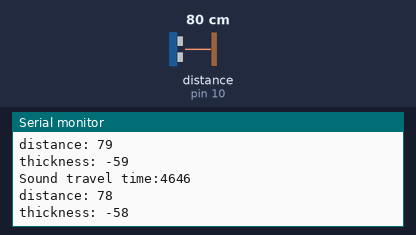
This sketch was run on a simulated Arduino Uno, built with avr-gcc and run on an emulated ATmega328P. On the bench: the last lines printed to the serial monitor. Wiring (inferred from the names in the program): ultrasonic range finder: trigger pin 9; echo pin 10. The inputs (shaded band) are chosen by the test bench; at power-on: distance to the obstacle (sensor on pin 10) 80 cm. The echo pulse lasts 58.3 µs per cm.

Above: at 1.8 s.
1.9 s: distance to the obstacle (sensor on pin 10) set to 2 cm
At 2.8 s:
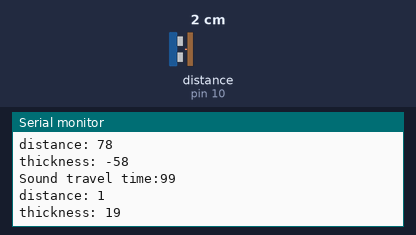
3.4 s: distance to the obstacle (sensor on pin 10) set to 4 cm
At 4.8 s:
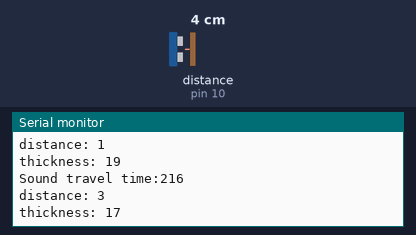
Timing chart, 0 to 6.4 s (numbered marks = the images above; inputs shaded):
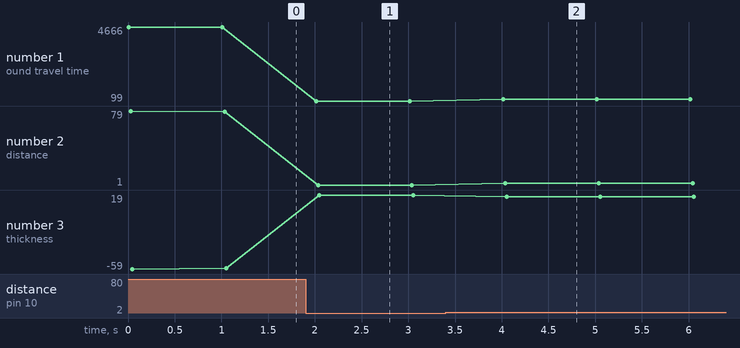

The sketch:

ultrasonic.ino
```cpp
// defines pins numbers
const int trigPin = 9;
const int echoPin = 10;
// defines variables
long duration;
int distance;
int trvaelt;
void setup() {
  pinMode(trigPin, OUTPUT); // Sets the trigPin as an Output
  pinMode(echoPin, INPUT); // Sets the echoPin as an Input
  Serial.begin(9600); // Starts the serial communication
  int initial_thickness = 1;
  int innitial_distace = 19;
  int total_distace = 20;
}
void loop() {
  // Clears the trigPin
  digitalWrite(trigPin, LOW);
  delayMicroseconds(2);
  // Sets the trigPin on HIGH state for 10 micro seconds
  digitalWrite(trigPin, HIGH);
  delayMicroseconds(10);
  digitalWrite(trigPin, LOW);
  // Reads the echoPin, returns the sound wave travel time in microseconds
    int total_distace = 20;
  duration = pulseIn(echoPin, HIGH);
  Serial.print("Sound travel time:");
  Serial.println(duration);
  // Calculating the distance
  distance = duration * 0.034 / 2;
  int thickness = total_distace - distance;
  // Prints the distance on the Serial Monitor
  Serial.print("distance: ");
  Serial.println(distance);
   Serial.print("thickness: ");
  Serial.println(thickness);
  delay(1000);
}
```

Measured:
- after the input at 1.9 s, the serial monitor: prints a new line after 0.11 s (image 1)
- after the input at 3.4 s, the serial monitor: prints a new line after 0.62 s (image 2)
- plotted number 1: 4646 → 99 after the input at 1.9 s, 99 → 215 after the input at 3.4 s
- plotted number 2: 78 → 1 after the input at 1.9 s, 1 → 3 after the input at 3.4 s
- plotted number 3: -58 → 19 after the input at 1.9 s, 19 → 17 after the input at 3.4 s
